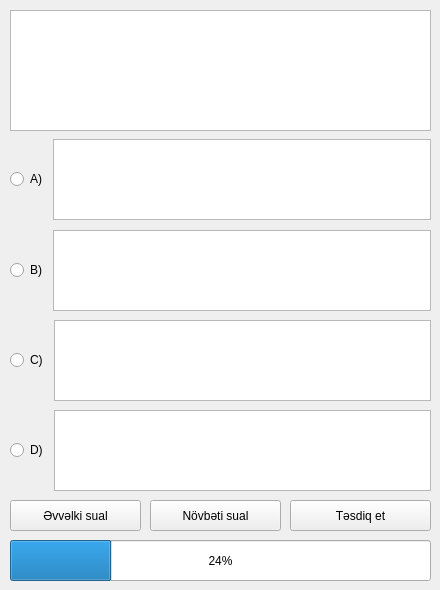
<?xml version="1.0" encoding="UTF-8"?>
<ui version="4.0">
 <class>exam</class>
 <widget class="QWidget" name="exam">
  <property name="geometry">
   <rect>
    <x>0</x>
    <y>0</y>
    <width>440</width>
    <height>590</height>
   </rect>
  </property>
  <property name="windowTitle">
   <string>İmtahan</string>
  </property>
  <widget class="QProgressBar" name="progressBar">
   <property name="geometry">
    <rect>
     <x>10</x>
     <y>540</y>
     <width>421</width>
     <height>41</height>
    </rect>
   </property>
   <property name="value">
    <number>24</number>
   </property>
  </widget>
  <widget class="QTextBrowser" name="textBrowser">
   <property name="geometry">
    <rect>
     <x>10</x>
     <y>10</y>
     <width>421</width>
     <height>121</height>
    </rect>
   </property>
  </widget>
  <widget class="QWidget" name="horizontalLayoutWidget">
   <property name="geometry">
    <rect>
     <x>10</x>
     <y>139</y>
     <width>421</width>
     <height>81</height>
    </rect>
   </property>
   <layout class="QHBoxLayout" name="horizontalLayout">
    <item>
     <widget class="QRadioButton" name="radioButton">
      <property name="text">
       <string>A)</string>
      </property>
     </widget>
    </item>
    <item>
     <widget class="QTextBrowser" name="textBrowser_2"/>
    </item>
   </layout>
  </widget>
  <widget class="QWidget" name="horizontalLayoutWidget_2">
   <property name="geometry">
    <rect>
     <x>10</x>
     <y>230</y>
     <width>421</width>
     <height>81</height>
    </rect>
   </property>
   <layout class="QHBoxLayout" name="horizontalLayout_2">
    <item>
     <widget class="QRadioButton" name="radioButton_2">
      <property name="text">
       <string>B)</string>
      </property>
     </widget>
    </item>
    <item>
     <widget class="QTextBrowser" name="textBrowser_3"/>
    </item>
   </layout>
  </widget>
  <widget class="QWidget" name="horizontalLayoutWidget_3">
   <property name="geometry">
    <rect>
     <x>10</x>
     <y>320</y>
     <width>421</width>
     <height>81</height>
    </rect>
   </property>
   <layout class="QHBoxLayout" name="horizontalLayout_3">
    <item>
     <widget class="QRadioButton" name="radioButton_3">
      <property name="text">
       <string>C)</string>
      </property>
     </widget>
    </item>
    <item>
     <widget class="QTextBrowser" name="textBrowser_4"/>
    </item>
   </layout>
  </widget>
  <widget class="QWidget" name="horizontalLayoutWidget_4">
   <property name="geometry">
    <rect>
     <x>10</x>
     <y>410</y>
     <width>421</width>
     <height>81</height>
    </rect>
   </property>
   <layout class="QHBoxLayout" name="horizontalLayout_4">
    <item>
     <widget class="QRadioButton" name="radioButton_4">
      <property name="text">
       <string>D)</string>
      </property>
     </widget>
    </item>
    <item>
     <widget class="QTextBrowser" name="textBrowser_5"/>
    </item>
   </layout>
  </widget>
  <widget class="QPushButton" name="pushButton">
   <property name="geometry">
    <rect>
     <x>10</x>
     <y>500</y>
     <width>131</width>
     <height>31</height>
    </rect>
   </property>
   <property name="styleSheet">
    <string notr="true">font: oblique 12pt &quot;DejaVu Sans&quot;;</string>
   </property>
   <property name="text">
    <string>Əvvəlki sual</string>
   </property>
  </widget>
  <widget class="QPushButton" name="pushButton_2">
   <property name="geometry">
    <rect>
     <x>150</x>
     <y>500</y>
     <width>131</width>
     <height>31</height>
    </rect>
   </property>
   <property name="styleSheet">
    <string notr="true">font: oblique 12pt &quot;DejaVu Sans&quot;;</string>
   </property>
   <property name="text">
    <string>Növbəti sual</string>
   </property>
  </widget>
  <widget class="QPushButton" name="pushButton_3">
   <property name="geometry">
    <rect>
     <x>290</x>
     <y>500</y>
     <width>141</width>
     <height>31</height>
    </rect>
   </property>
   <property name="styleSheet">
    <string notr="true">font: oblique 12pt &quot;DejaVu Sans&quot;;</string>
   </property>
   <property name="text">
    <string>Təsdiq et</string>
   </property>
   <property name="checkable">
    <bool>false</bool>
   </property>
   <property name="autoRepeat">
    <bool>false</bool>
   </property>
   <property name="autoExclusive">
    <bool>false</bool>
   </property>
   <property name="autoDefault">
    <bool>false</bool>
   </property>
   <property name="default">
    <bool>false</bool>
   </property>
   <property name="flat">
    <bool>false</bool>
   </property>
  </widget>
 </widget>
 <resources/>
 <connections/>
</ui>
